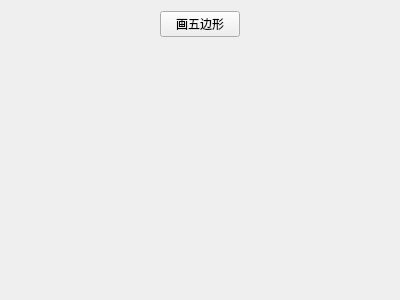
<?xml version="1.0" encoding="UTF-8"?>
<ui version="4.0">
 <class>MyWidget</class>
 <widget class="QWidget" name="MyWidget">
  <property name="geometry">
   <rect>
    <x>0</x>
    <y>0</y>
    <width>400</width>
    <height>300</height>
   </rect>
  </property>
  <property name="windowTitle">
   <string>MyWidget</string>
  </property>
  <layout class="QGridLayout" name="gridLayout">
   <item row="0" column="0">
    <spacer name="horizontalSpacer">
     <property name="orientation">
      <enum>Qt::Horizontal</enum>
     </property>
     <property name="sizeHint" stdset="0">
      <size>
       <width>145</width>
       <height>20</height>
      </size>
     </property>
    </spacer>
   </item>
   <item row="0" column="1">
    <widget class="QPushButton" name="pushButton">
     <property name="text">
      <string>画五边形</string>
     </property>
    </widget>
   </item>
   <item row="0" column="2">
    <spacer name="horizontalSpacer_2">
     <property name="orientation">
      <enum>Qt::Horizontal</enum>
     </property>
     <property name="sizeHint" stdset="0">
      <size>
       <width>144</width>
       <height>20</height>
      </size>
     </property>
    </spacer>
   </item>
   <item row="1" column="1">
    <spacer name="verticalSpacer">
     <property name="orientation">
      <enum>Qt::Vertical</enum>
     </property>
     <property name="sizeHint" stdset="0">
      <size>
       <width>20</width>
       <height>250</height>
      </size>
     </property>
    </spacer>
   </item>
  </layout>
 </widget>
 <layoutdefault spacing="6" margin="11"/>
 <resources/>
 <connections/>
</ui>
